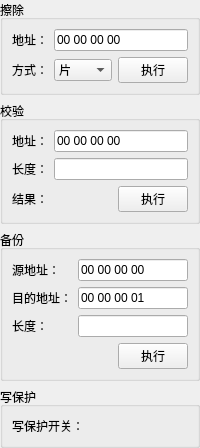
                        <widget class="QWidget" name="widget" native="true">
                         <layout class="QVBoxLayout" name="verticalLayout_14">
                          <property name="leftMargin">
                           <number>0</number>
                          </property>
                          <property name="topMargin">
                           <number>0</number>
                          </property>
                          <property name="rightMargin">
                           <number>0</number>
                          </property>
                          <property name="bottomMargin">
                           <number>0</number>
                          </property>
                          <item>
                           <widget class="QGroupBox" name="groupBox_FlashErase">
                            <property name="sizePolicy">
                             <sizepolicy hsizetype="Fixed" vsizetype="Fixed">
                              <horstretch>0</horstretch>
                              <verstretch>0</verstretch>
                             </sizepolicy>
                            </property>
                            <property name="minimumSize">
                             <size>
                              <width>200</width>
                              <height>0</height>
                             </size>
                            </property>
                            <property name="maximumSize">
                             <size>
                              <width>200</width>
                              <height>16777215</height>
                             </size>
                            </property>
                            <property name="title">
                             <string>擦除</string>
                            </property>
                            <layout class="QVBoxLayout" name="verticalLayout_10">
                             <item>
                              <layout class="QGridLayout" name="gridLayout_11">
                               <item row="0" column="1">
                                <widget class="QLineEdit" name="FlashEraseAddressLE">
                                 <property name="maximumSize">
                                  <size>
                                   <width>16777215</width>
                                   <height>22</height>
                                  </size>
                                 </property>
                                 <property name="toolTip">
                                  <string/>
                                 </property>
                                 <property name="text">
                                  <string>00 00 00 00</string>
                                 </property>
                                </widget>
                               </item>
                               <item row="0" column="0">
                                <widget class="QLabel" name="label_22">
                                 <property name="text">
                                  <string>地址：</string>
                                 </property>
                                </widget>
                               </item>
                               <item row="1" column="0">
                                <widget class="QLabel" name="label_23">
                                 <property name="text">
                                  <string>方式：</string>
                                 </property>
                                </widget>
                               </item>
                               <item row="1" column="1">
                                <layout class="QHBoxLayout" name="horizontalLayout_3">
                                 <item>
                                  <widget class="QComboBox" name="FlashEraseCombox">
                                   <property name="sizePolicy">
                                    <sizepolicy hsizetype="Expanding" vsizetype="Fixed">
                                     <horstretch>0</horstretch>
                                     <verstretch>0</verstretch>
                                    </sizepolicy>
                                   </property>
                                   <property name="maximumSize">
                                    <size>
                                     <width>16777215</width>
                                     <height>22</height>
                                    </size>
                                   </property>
                                   <item>
                                    <property name="text">
                                     <string>片</string>
                                    </property>
                                   </item>
                                   <item>
                                    <property name="text">
                                     <string>块</string>
                                    </property>
                                   </item>
                                   <item>
                                    <property name="text">
                                     <string>扇区</string>
                                    </property>
                                   </item>
                                  </widget>
                                 </item>
                                 <item>
                                  <widget class="QPushButton" name="FlashEraseBt">
                                   <property name="sizePolicy">
                                    <sizepolicy hsizetype="Fixed" vsizetype="Fixed">
                                     <horstretch>0</horstretch>
                                     <verstretch>0</verstretch>
                                    </sizepolicy>
                                   </property>
                                   <property name="maximumSize">
                                    <size>
                                     <width>70</width>
                                     <height>30</height>
                                    </size>
                                   </property>
                                   <property name="text">
                                    <string>执行</string>
                                   </property>
                                  </widget>
                                 </item>
                                </layout>
                               </item>
                              </layout>
                             </item>
                            </layout>
                           </widget>
                          </item>
                          <item>
                           <widget class="QGroupBox" name="groupBox_10">
                            <property name="sizePolicy">
                             <sizepolicy hsizetype="Fixed" vsizetype="Fixed">
                              <horstretch>0</horstretch>
                              <verstretch>0</verstretch>
                             </sizepolicy>
                            </property>
                            <property name="minimumSize">
                             <size>
                              <width>200</width>
                              <height>0</height>
                             </size>
                            </property>
                            <property name="maximumSize">
                             <size>
                              <width>200</width>
                              <height>16777215</height>
                             </size>
                            </property>
                            <property name="title">
                             <string>校验</string>
                            </property>
                            <layout class="QVBoxLayout" name="verticalLayout_11">
                             <item>
                              <layout class="QGridLayout" name="gridLayout_10">
                               <item row="1" column="0">
                                <widget class="QLabel" name="label_29">
                                 <property name="text">
                                  <string>长度：</string>
                                 </property>
                                </widget>
                               </item>
                               <item row="0" column="0">
                                <widget class="QLabel" name="label_27">
                                 <property name="text">
                                  <string>地址：</string>
                                 </property>
                                </widget>
                               </item>
                               <item row="0" column="1">
                                <widget class="QLineEdit" name="FlashVerifyAddressLE">
                                 <property name="maximumSize">
                                  <size>
                                   <width>16777215</width>
                                   <height>22</height>
                                  </size>
                                 </property>
                                 <property name="text">
                                  <string>00 00 00 00</string>
                                 </property>
                                </widget>
                               </item>
                               <item row="1" column="1">
                                <widget class="QLineEdit" name="FlashVerifyLenthLE">
                                 <property name="minimumSize">
                                  <size>
                                   <width>110</width>
                                   <height>0</height>
                                  </size>
                                 </property>
                                 <property name="maximumSize">
                                  <size>
                                   <width>16777215</width>
                                   <height>22</height>
                                  </size>
                                 </property>
                                </widget>
                               </item>
                              </layout>
                             </item>
                             <item>
                              <layout class="QHBoxLayout" name="horizontalLayout_22">
                               <item>
                                <widget class="QLabel" name="flashVerifyResultLb">
                                 <property name="sizePolicy">
                                  <sizepolicy hsizetype="Expanding" vsizetype="Preferred">
                                   <horstretch>0</horstretch>
                                   <verstretch>0</verstretch>
                                  </sizepolicy>
                                 </property>
                                 <property name="text">
                                  <string>结果： </string>
                                 </property>
                                </widget>
                               </item>
                               <item>
                                <widget class="QPushButton" name="FlashVerifyBt">
                                 <property name="sizePolicy">
                                  <sizepolicy hsizetype="Fixed" vsizetype="Fixed">
                                   <horstretch>0</horstretch>
                                   <verstretch>0</verstretch>
                                  </sizepolicy>
                                 </property>
                                 <property name="maximumSize">
                                  <size>
                                   <width>70</width>
                                   <height>30</height>
                                  </size>
                                 </property>
                                 <property name="text">
                                  <string>执行</string>
                                 </property>
                                </widget>
                               </item>
                              </layout>
                             </item>
                            </layout>
                           </widget>
                          </item>
                          <item>
                           <widget class="QGroupBox" name="groupBox_11">
                            <property name="sizePolicy">
                             <sizepolicy hsizetype="Fixed" vsizetype="Fixed">
                              <horstretch>0</horstretch>
                              <verstretch>0</verstretch>
                             </sizepolicy>
                            </property>
                            <property name="minimumSize">
                             <size>
                              <width>200</width>
                              <height>0</height>
                             </size>
                            </property>
                            <property name="maximumSize">
                             <size>
                              <width>200</width>
                              <height>16777215</height>
                             </size>
                            </property>
                            <property name="title">
                             <string>备份</string>
                            </property>
                            <layout class="QVBoxLayout" name="verticalLayout_9">
                             <item>
                              <layout class="QGridLayout" name="gridLayout_9">
                               <item row="0" column="1">
                                <widget class="QLineEdit" name="FLashCopySrcAddressLE">
                                 <property name="maximumSize">
                                  <size>
                                   <width>16777215</width>
                                   <height>22</height>
                                  </size>
                                 </property>
                                 <property name="text">
                                  <string>00 00 00 00</string>
                                 </property>
                                </widget>
                               </item>
                               <item row="0" column="0">
                                <widget class="QLabel" name="label_30">
                                 <property name="text">
                                  <string>源地址：</string>
                                 </property>
                                </widget>
                               </item>
                               <item row="1" column="1">
                                <widget class="QLineEdit" name="FlashCopyDestAddrLE">
                                 <property name="maximumSize">
                                  <size>
                                   <width>16777215</width>
                                   <height>22</height>
                                  </size>
                                 </property>
                                 <property name="text">
                                  <string>00 00 00 01</string>
                                 </property>
                                </widget>
                               </item>
                               <item row="1" column="0">
                                <widget class="QLabel" name="label_31">
                                 <property name="text">
                                  <string>目的地址：</string>
                                 </property>
                                </widget>
                               </item>
                               <item row="2" column="0">
                                <widget class="QLabel" name="label_32">
                                 <property name="text">
                                  <string>长度：</string>
                                 </property>
                                </widget>
                               </item>
                               <item row="2" column="1">
                                <widget class="QLineEdit" name="FlashCopyLenthLE">
                                 <property name="maximumSize">
                                  <size>
                                   <width>16777215</width>
                                   <height>22</height>
                                  </size>
                                 </property>
                                </widget>
                               </item>
                              </layout>
                             </item>
                             <item>
                              <layout class="QHBoxLayout" name="horizontalLayout_35">
                               <item>
                                <spacer name="horizontalSpacer_12">
                                 <property name="orientation">
                                  <enum>Qt::Horizontal</enum>
                                 </property>
                                 <property name="sizeHint" stdset="0">
                                  <size>
                                   <width>40</width>
                                   <height>20</height>
                                  </size>
                                 </property>
                                </spacer>
                               </item>
                               <item>
                                <widget class="QPushButton" name="FlashCopyBt">
                                 <property name="sizePolicy">
                                  <sizepolicy hsizetype="Fixed" vsizetype="Fixed">
                                   <horstretch>0</horstretch>
                                   <verstretch>0</verstretch>
                                  </sizepolicy>
                                 </property>
                                 <property name="maximumSize">
                                  <size>
                                   <width>70</width>
                                   <height>16777215</height>
                                  </size>
                                 </property>
                                 <property name="text">
                                  <string>执行</string>
                                 </property>
                                </widget>
                               </item>
                              </layout>
                             </item>
                            </layout>
                           </widget>
                          </item>
                          <item>
                           <widget class="QGroupBox" name="groupBox_4">
                            <property name="sizePolicy">
                             <sizepolicy hsizetype="Fixed" vsizetype="Fixed">
                              <horstretch>0</horstretch>
                              <verstretch>0</verstretch>
                             </sizepolicy>
                            </property>
                            <property name="minimumSize">
                             <size>
                              <width>200</width>
                              <height>0</height>
                             </size>
                            </property>
                            <property name="maximumSize">
                             <size>
                              <width>200</width>
                              <height>16777215</height>
                             </size>
                            </property>
                            <property name="title">
                             <string>写保护</string>
                            </property>
                            <layout class="QVBoxLayout" name="verticalLayout_33">
                             <item>
                              <layout class="QGridLayout" name="gridLayout_12">
                               <item row="0" column="0">
                                <widget class="QLabel" name="label_10">
                                 <property name="sizePolicy">
                                  <sizepolicy hsizetype="Expanding" vsizetype="Preferred">
                                   <horstretch>0</horstretch>
                                   <verstretch>0</verstretch>
                                  </sizepolicy>
                                 </property>
                                 <property name="text">
                                  <string>写保护开关：</string>
                                 </property>
                                </widget>
                               </item>
                               <item row="0" column="1">
                                <widget class="SwitchButton" name="flashSwitchBtn" native="true">
                                 <property name="minimumSize">
                                  <size>
                                   <width>44</width>
                                   <height>20</height>
                                  </size>
                                 </property>
                                 <property name="maximumSize">
                                  <size>
                                   <width>44</width>
                                   <height>20</height>
                                  </size>
                                 </property>
                                </widget>
                               </item>
                              </layout>
                             </item>
                            </layout>
                           </widget>
                          </item>
                         </layout>
                        </widget>
